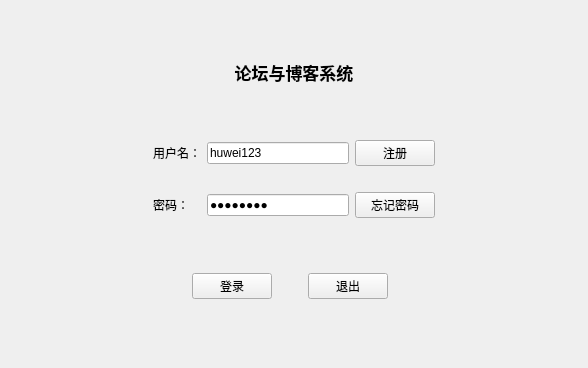
<?xml version="1.0" encoding="UTF-8"?>
<ui version="4.0">
 <class>splash</class>
 <widget class="QWidget" name="splash">
  <property name="geometry">
   <rect>
    <x>0</x>
    <y>0</y>
    <width>588</width>
    <height>368</height>
   </rect>
  </property>
  <property name="windowTitle">
   <string>登录窗口</string>
  </property>
  <layout class="QVBoxLayout" name="verticalLayout">
   <item>
    <widget class="QLabel" name="label_3">
     <property name="sizePolicy">
      <sizepolicy hsizetype="Preferred" vsizetype="Fixed">
       <horstretch>0</horstretch>
       <verstretch>0</verstretch>
      </sizepolicy>
     </property>
     <property name="font">
      <font>
       <family>Arial</family>
       <pointsize>13</pointsize>
       <weight>75</weight>
       <italic>false</italic>
       <bold>true</bold>
       <underline>false</underline>
       <strikeout>false</strikeout>
       <stylestrategy>PreferDefault</stylestrategy>
       <kerning>true</kerning>
      </font>
     </property>
     <property name="layoutDirection">
      <enum>Qt::LeftToRight</enum>
     </property>
     <property name="text">
      <string>论坛与博客系统</string>
     </property>
     <property name="alignment">
      <set>Qt::AlignCenter</set>
     </property>
    </widget>
   </item>
   <item>
    <widget class="QWidget" name="widget" native="true">
     <property name="sizePolicy">
      <sizepolicy hsizetype="Preferred" vsizetype="Fixed">
       <horstretch>0</horstretch>
       <verstretch>0</verstretch>
      </sizepolicy>
     </property>
     <layout class="QGridLayout" name="gridLayout">
      <property name="leftMargin">
       <number>0</number>
      </property>
      <property name="topMargin">
       <number>0</number>
      </property>
      <property name="rightMargin">
       <number>0</number>
      </property>
      <property name="bottomMargin">
       <number>0</number>
      </property>
      <property name="horizontalSpacing">
       <number>6</number>
      </property>
      <item row="2" column="2">
       <widget class="QLineEdit" name="lineEdit_2">
        <property name="text">
         <string>huwei123</string>
        </property>
        <property name="maxLength">
         <number>32772</number>
        </property>
        <property name="echoMode">
         <enum>QLineEdit::Password</enum>
        </property>
       </widget>
      </item>
      <item row="0" column="2">
       <widget class="QLineEdit" name="lineEdit">
        <property name="text">
         <string>huwei123</string>
        </property>
       </widget>
      </item>
      <item row="2" column="1">
       <widget class="QLabel" name="label_2">
        <property name="text">
         <string>密码：</string>
        </property>
       </widget>
      </item>
      <item row="0" column="4">
       <spacer name="horizontalSpacer_5">
        <property name="orientation">
         <enum>Qt::Horizontal</enum>
        </property>
        <property name="sizeHint" stdset="0">
         <size>
          <width>40</width>
          <height>20</height>
         </size>
        </property>
       </spacer>
      </item>
      <item row="0" column="0">
       <spacer name="horizontalSpacer_4">
        <property name="orientation">
         <enum>Qt::Horizontal</enum>
        </property>
        <property name="sizeHint" stdset="0">
         <size>
          <width>36</width>
          <height>20</height>
         </size>
        </property>
       </spacer>
      </item>
      <item row="0" column="3">
       <widget class="QPushButton" name="pushButton_2">
        <property name="text">
         <string>注册</string>
        </property>
       </widget>
      </item>
      <item row="0" column="1">
       <widget class="QLabel" name="label">
        <property name="text">
         <string>用户名：</string>
        </property>
       </widget>
      </item>
      <item row="1" column="2">
       <spacer name="verticalSpacer">
        <property name="orientation">
         <enum>Qt::Vertical</enum>
        </property>
        <property name="sizeHint" stdset="0">
         <size>
          <width>20</width>
          <height>20</height>
         </size>
        </property>
       </spacer>
      </item>
      <item row="2" column="3">
       <widget class="QPushButton" name="pushButton_4">
        <property name="text">
         <string>忘记密码</string>
        </property>
       </widget>
      </item>
     </layout>
    </widget>
   </item>
   <item>
    <widget class="QWidget" name="widget_3" native="true">
     <property name="sizePolicy">
      <sizepolicy hsizetype="Preferred" vsizetype="Fixed">
       <horstretch>0</horstretch>
       <verstretch>0</verstretch>
      </sizepolicy>
     </property>
     <layout class="QHBoxLayout" name="horizontalLayout_3">
      <property name="leftMargin">
       <number>0</number>
      </property>
      <property name="topMargin">
       <number>0</number>
      </property>
      <item>
       <spacer name="horizontalSpacer">
        <property name="orientation">
         <enum>Qt::Horizontal</enum>
        </property>
        <property name="sizeHint" stdset="0">
         <size>
          <width>36</width>
          <height>20</height>
         </size>
        </property>
       </spacer>
      </item>
      <item>
       <widget class="QPushButton" name="pushButton">
        <property name="text">
         <string>登录</string>
        </property>
       </widget>
      </item>
      <item>
       <spacer name="horizontalSpacer_3">
        <property name="orientation">
         <enum>Qt::Horizontal</enum>
        </property>
        <property name="sizeType">
         <enum>QSizePolicy::Fixed</enum>
        </property>
        <property name="sizeHint" stdset="0">
         <size>
          <width>30</width>
          <height>20</height>
         </size>
        </property>
       </spacer>
      </item>
      <item>
       <widget class="QPushButton" name="pushButton_3">
        <property name="text">
         <string>退出</string>
        </property>
       </widget>
      </item>
      <item>
       <spacer name="horizontalSpacer_2">
        <property name="orientation">
         <enum>Qt::Horizontal</enum>
        </property>
        <property name="sizeHint" stdset="0">
         <size>
          <width>40</width>
          <height>20</height>
         </size>
        </property>
       </spacer>
      </item>
     </layout>
    </widget>
   </item>
  </layout>
 </widget>
 <resources/>
 <connections/>
</ui>
